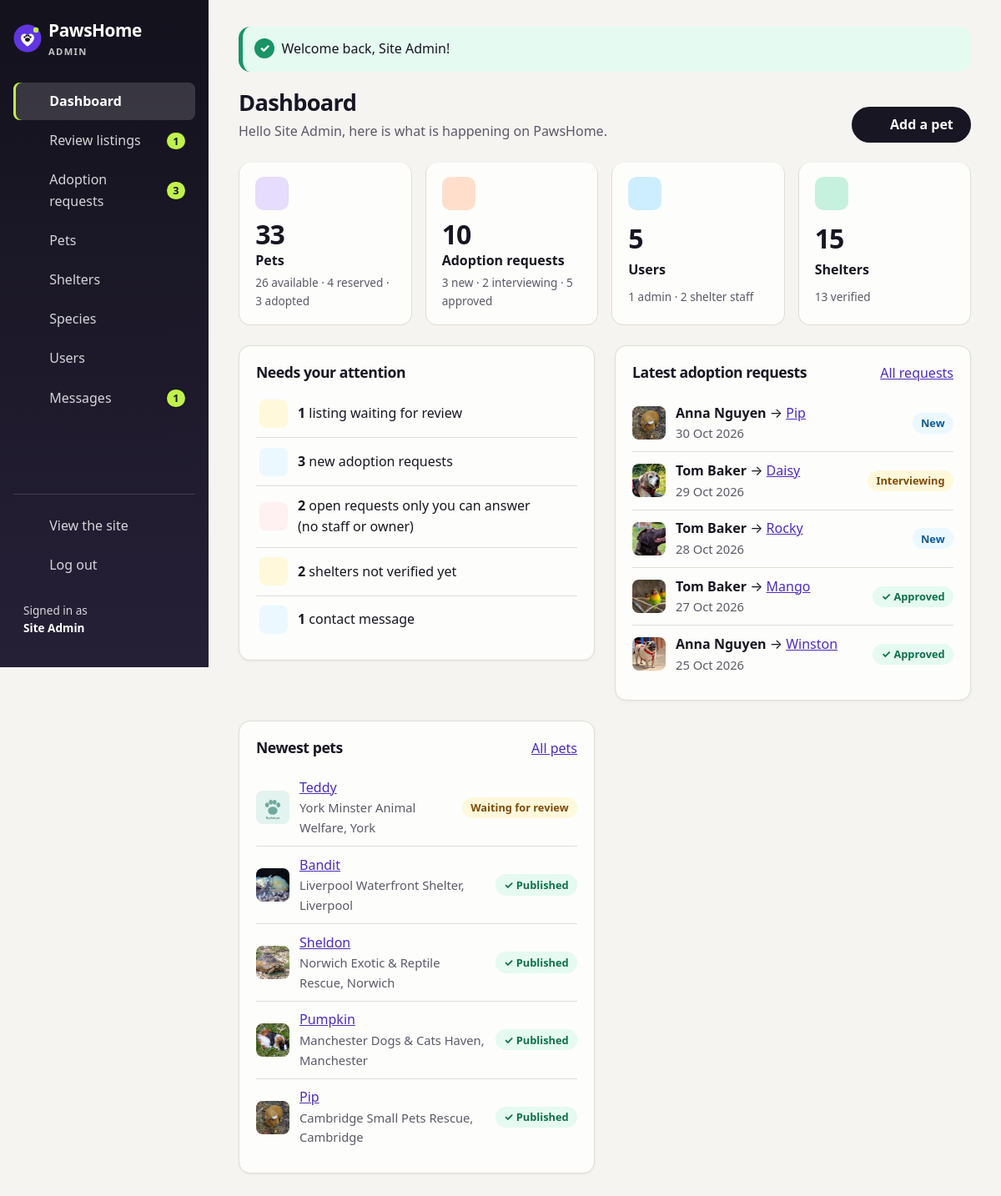
The page /admin/index.php (signed in) on the database its author committed.
### tables this page shows
CREATE TABLE user (
    id INT NOT NULL AUTO_INCREMENT,
    name VARCHAR(100) NOT NULL,
    email VARCHAR(255) NOT NULL,
    password VARCHAR(255) NOT NULL,
    role ENUM('member', 'admin') NOT NULL DEFAULT 'member',
    shelterid INT NULL,               
    datejoined DATE NOT NULL,
    PRIMARY KEY (id),
    UNIQUE KEY (email)
);

CREATE TABLE pet (
    id INT NOT NULL AUTO_INCREMENT,
    name VARCHAR(50) NOT NULL,
    age INT NOT NULL,
    gender ENUM('Male', 'Female') NOT NULL,
    description TEXT NOT NULL,
    image VARCHAR(255) NULL,
    imagecredit VARCHAR(255) NULL,    
    imagesource VARCHAR(500) NULL,    
    breed VARCHAR(80) NULL,
    size ENUM('Small', 'Medium', 'Large') NOT NULL DEFAULT 'Medium',
    energy ENUM('Low', 'Medium', 'High') NOT NULL DEFAULT 'Medium',
    vaccinated TINYINT(1) NOT NULL DEFAULT 0,        
    neutered TINYINT(1) NOT NULL DEFAULT 0,
    healthnotes VARCHAR(500) NULL,                   
    goodwithkids TINYINT(1) NOT NULL DEFAULT 0,
    goodwithdogs TINYINT(1) NOT NULL DEFAULT 0,
    goodwithcats TINYINT(1) NOT NULL DEFAULT 0,
    apartmentok TINYINT(1) NOT NULL DEFAULT 0,       
    status ENUM('Available', 'Reserved', 'Adopted') NOT NULL DEFAULT 'Available',
     
    approval ENUM('Pending', 'Approved', 'Rejected') NOT NULL DEFAULT 'Pending',
    reviewnote VARCHAR(255) NULL,     
    dateadded DATE NOT NULL,
    speciesid INT NOT NULL,
    shelterid INT NULL,               
    city VARCHAR(100) NULL,           
    userid INT NULL,
    PRIMARY KEY (id),
    FOREIGN KEY (speciesid) REFERENCES species (id) ON DELETE RESTRICT,
    FOREIGN KEY (shelterid) REFERENCES shelter (id) ON DELETE RESTRICT,
    FOREIGN KEY (userid) REFERENCES user (id) ON DELETE SET NULL
);

CREATE TABLE adoptionrequest (
    id INT NOT NULL AUTO_INCREMENT,
    message TEXT NOT NULL,
    requestdate DATE NOT NULL,
    status ENUM('New', 'Interviewing', 'Approved', 'Rejected') NOT NULL DEFAULT 'New',
    interviewdate DATE NULL,          
    decisiondate DATE NULL,           
    petid INT NOT NULL,
    userid INT NOT NULL,
    PRIMARY KEY (id),
    UNIQUE KEY onerequestperpet (petid, userid),    
    FOREIGN KEY (petid) REFERENCES pet (id) ON DELETE CASCADE,
    FOREIGN KEY (userid) REFERENCES user (id) ON DELETE CASCADE
);

### admin/index.php (called while the page is built, shortened)
<?php
include '../includes/Functions.php';
requireAdmin();
try {
	include '../includes/DatabaseConnection.php';
	include '../includes/DatabaseFunctions.php';
	$output = loadTemplate('admin/dashboard.html.php', ['data' => dashboardData($pdo)]);
} catch (PDOException $e) {
	$title = 'An error has occurred';
	$output = loadTemplate('error.html.php', ['message' => 'Database error: ' . $e->getMessage()]);
}
include '../templates/admin_layout.html.php';

### includes/DatabaseFunctions.php (called while the page is built, shortened)
<?php
function query($pdo, $sql, $parameters = []) {
	$query = $pdo->prepare($sql);
	$query->execute($parameters);
	return $query;
}
function total($pdo, $table) {
	$query = query($pdo, 'SELECT COUNT(*) FROM `' . $table . '`');
	$row = $query->fetch(PDO::FETCH_NUM);
	return $row[0];
}
function petSelect() {
	return 'SELECT pet.id, pet.name, pet.age, pet.gender, pet.description, pet.image,
			pet.imagecredit, pet.imagesource,
			pet.breed, pet.size, pet.energy, pet.vaccinated, pet.neutered, pet.healthnotes,
			pet.goodwithkids, pet.goodwithdogs, pet.goodwithcats, pet.apartmentok,
			pet.status, pet.approval, pet.reviewnote, pet.dateadded, pet.speciesid, pet.shelterid, pet.userid,
			species.name AS speciesname,
			shelter.name AS sheltername,
			COALESCE(shelter.city, pet.city) AS sheltercity,   -- a private rehoming has no shelter, so use its own city
			shelter.email AS shelteremail, shelter.phone AS shelterphone,
			shelter.verified AS shelterverified,
			user.name AS postedby, user.role AS postedbyrole,
			(SELECT COUNT(*) FROM favourite WHERE favourite.petid = pet.id) AS favouritecount
		FROM pet
		INNER JOIN species ON pet.speciesid = species.id
		LEFT JOIN shelter ON pet.shelterid = shelter.id
		LEFT JOIN user ON pet.userid = user.id';
}
function adminBadgeCounts($pdo) {
	$row = query($pdo, "SELECT
			(SELECT COUNT(*) FROM pet WHERE approval = 'Pending') AS review,
			(SELECT COUNT(*) FROM adoptionrequest WHERE status = 'New') AS newrequests,
			(SELECT COUNT(*) FROM message) AS messages")->fetch();
	return array_map('intval', $row);
}
function dashboardData($pdo) {
	$pets = query($pdo, "SELECT COUNT(*) AS total, SUM(status = 'Available') AS available, SUM(status = 'Reserved') AS reserved,
			SUM(status = 'Adopted') AS adopted, SUM(approval = 'Pending') AS pending FROM pet")->fetch();
	$requests = query($pdo, "SELECT COUNT(*) AS total, SUM(status = 'New') AS new, SUM(status = 'Interviewing') AS interviewing,
			SUM(status = 'Approved') AS approved FROM adoptionrequest")->fetch();
	$users = query($pdo, "SELECT COUNT(*) AS total, SUM(role = 'admin') AS admins, SUM(shelterid IS NOT NULL) AS staff FROM user")->fetch();
	$shelters = query($pdo, 'SELECT COUNT(*) AS total, SUM(verified = 1) AS verified FROM shelter')->fetch();
	$adminOnly = query($pdo, "SELECT COUNT(*) FROM adoptionrequest
		INNER JOIN pet ON pet.id = adoptionrequest.petid
		WHERE adoptionrequest.status IN ('New', 'Interviewing')
		AND ((pet.shelterid IS NULL AND pet.userid IS NULL)
			OR (pet.shelterid IS NOT NULL AND NOT EXISTS (SELECT 1 FROM user WHERE user.shelterid = pet.shelterid)))")->fetch(PDO::FETCH_NUM)[0];
	return [
		'pets' => array_map('intval', $pets),
		'requests' => array_map('intval', $requests),
		'users' => array_map('intval', $users),
		'shelters' => array_map('intval', $shelters),
		'messages' => (int)total($pdo, 'message'),
		'adminOnly' => (int)$adminOnly,
		'latestRequests' => query($pdo, requestSelect() . ' ORDER BY adoptionrequest.requestdate DESC, adoptionrequest.id DESC LIMIT 5')->fetchAll(),
		'latestPets' => query($pdo, petSelect() . ' ORDER BY pet.dateadded DESC, pet.id DESC LIMIT 5')->fetchAll()
	];
}
function requestSelect() {
	return 'SELECT adoptionrequest.*, pet.name AS petname, pet.image AS petimage,
			pet.status AS petstatus, pet.shelterid AS petshelterid, pet.userid AS petuserid,
			shelter.name AS petsheltername, owner.name AS ownername,
			(SELECT COUNT(*) FROM user AS staff WHERE staff.shelterid = pet.shelterid) AS shelterstaff,
			user.name AS username, user.email AS useremail,
			adopterprofile.hometype, adopterprofile.householdagrees, adopterprofile.experience,
			adopterprofile.otherpets, adopterprofile.budget
		FROM adoptionrequest
		INNER JOIN pet ON adoptionrequest.petid = pet.id
		INNER JOIN user ON adoptionrequest.userid = user.id
		LEFT JOIN shelter ON shelter.id = pet.shelterid
		LEFT JOIN user AS owner ON owner.id = pet.userid
		LEFT JOIN adopterprofile ON adopterprofile.userid = user.id';
}

### templates/admin/dashboard.html.php (the view)
<?php
$p = $data['pets']; $r = $data['requests']; $u = $data['users']; $s = $data['shelters'];
$todo = [
	['review', 'approvals.php', $p['pending'], 'listing waiting for review', 'listings waiting for review', 'warning'],
	['requests', 'requests.php', $r['new'], 'new adoption request', 'new adoption requests', 'info'],
	['alert', 'requests.php', $data['adminOnly'], 'open request only you can answer (no staff or owner)', 'open requests only you can answer (no staff or owner)', 'error'],
	['shelters', 'shelters.php', $s['total'] - $s['verified'], 'shelter not verified yet', 'shelters not verified yet', 'warning'],
	['messages', 'messages.php', $data['messages'], 'contact message', 'contact messages', 'info']
];
$open = array_filter($todo, function ($t) { return $t[2] > 0; });
?>
<header class="admin-head">
	<div>
		<h1>Dashboard</h1>
		<p class="admin-sub">Hello <?=html(currentUser()['name'])?>, here is what is happening on PawsHome.</p>
	</div>
	<div class="admin-head-actions">
		<a class="btn" href="../addpet.php"><?=icon('plus')?> Add a pet</a>
	</div>
</header>
<section class="stat-grid" aria-label="Totals">
	<a class="stat-card" href="pets.php">
		<span class="stat-icon"><?=icon('pets')?></span>
		<span class="stat-value"><?=html($p['total'])?></span>
		<span class="stat-name">Pets</span>
		<span class="stat-detail"><?=html($p['available'])?> available &middot; <?=html($p['reserved'])?> reserved &middot; <?=html($p['adopted'])?> adopted</span>
	</a>
	<a class="stat-card" href="requests.php">
		<span class="stat-icon"><?=icon('requests')?></span>
		<span class="stat-value"><?=html($r['total'])?></span>
		<span class="stat-name">Adoption requests</span>
		<span class="stat-detail"><?=html($r['new'])?> new &middot; <?=html($r['interviewing'])?> interviewing &middot; <?=html($r['approved'])?> approved</span>
	</a>
	<a class="stat-card" href="users.php">
		<span class="stat-icon"><?=icon('users')?></span>
		<span class="stat-value"><?=html($u['total'])?></span>
		<span class="stat-name">Users</span>
		<span class="stat-detail"><?=html($u['admins'])?> admin &middot; <?=html($u['staff'])?> shelter staff</span>
	</a>
	<a class="stat-card" href="shelters.php">
		<span class="stat-icon"><?=icon('shelters')?></span>
		<span class="stat-value"><?=html($s['total'])?></span>
		<span class="stat-name">Shelters</span>
		<span class="stat-detail"><?=html($s['verified'])?> verified</span>
	</a>
</section>
<div class="dash-grid">
	<section class="admin-card" aria-labelledby="todo-heading">
		<h2 id="todo-heading">Needs your attention</h2>
		<?php if (empty($open)): ?>
			<p class="all-clear"><?=icon('check')?> All clear. Nothing is waiting for you.</p>
		<?php else: ?>
			<ul class="todo-list">
				<?php foreach ($open as $t): ?>
					<li>
						<a href="<?=$t[1]?>">
							<span class="todo-icon tone-<?=$t[5]?>"><?=icon($t[0])?></span>
							<span class="todo-text"><strong><?=html($t[2])?></strong> <?=html($t[2] == 1 ? $t[3] : $t[4])?></span>
							<?=icon('arrow')?>
						</a>
					</li>
				<?php endforeach; ?>
			</ul>
		<?php endif; ?>
	</section>
	<section class="admin-card" aria-labelledby="latest-requests-heading">
		<div class="card-head">
			<h2 id="latest-requests-heading">Latest adoption requests</h2>
			<a href="requests.php">All requests</a>
		</div>
		<?php if (empty($data['latestRequests'])): ?>
			<p class="meta">No requests yet.</p>
		<?php else: ?>
			<ul class="mini-list">
				<?php foreach ($data['latestRequests'] as $request): ?>
					<li>
						<img class="mini-thumb" src="<?=html(imagePath($request['petimage'], '../'))?>" alt="" width="40" height="40">
						<span class="mini-text"><strong><?=html($request['username'])?></strong> &rarr; <a href="../pet.php?id=<?=html($request['petid'])?>"><?=html($request['petname'])?></a>
							<span class="meta"><?=formatDate($request['requestdate'])?></span></span>
						<span class="badge badge-<?=strtolower(html($request['status']))?>"><?=html($request['status'])?></span>
					</li>
				<?php endforeach; ?>
			</ul>
		<?php endif; ?>
	</section>
	<section class="admin-card" aria-labelledby="latest-pets-heading">
		<div class="card-head">
			<h2 id="latest-pets-heading">Newest pets</h2>
			<a href="pets.php">All pets</a>
		</div>
		<ul class="mini-list">
			<?php foreach ($data['latestPets'] as $pet): ?>
				<li>
					<img class="mini-thumb" src="<?=html(imagePath($pet['image'], '../'))?>" alt="" width="40" height="40">
					<span class="mini-text"><a href="../pet.php?id=<?=html($pet['id'])?>"><?=html($pet['name'])?></a>
						<span class="meta"><?=html(placeLabel($pet))?></span></span>
					<span class="badge badge-<?=strtolower(html($pet['approval']))?>"><?=html(reviewLabel($pet['approval']))?></span>
				</li>
			<?php endforeach; ?>
		</ul>
	</section>
</div>

### templates/admin_layout.html.php (shortened to what this page needs)
<?php
$flash = getFlash();
$page = basename($_SERVER['SCRIPT_NAME']);
$badges = (isset($pdo) && function_exists('adminBadgeCounts')) ? adminBadgeCounts($pdo) : ['review' => 0, 'newrequests' => 0, 'messages' => 0];
$menu = [
	'index.php' => ['Dashboard', 'dashboard', 0, ''],
	'approvals.php' => ['Review listings', 'review', $badges['review'], 'waiting for review'],
	'requests.php' => ['Adoption requests', 'requests', $badges['newrequests'], 'new'],
	'pets.php' => ['Pets', 'pets', 0, ''],
	'shelters.php' => ['Shelters', 'shelters', 0, ''],
	'species.php' => ['Species', 'species', 0, ''],
	'users.php' => ['Users', 'users', 0, ''],
	'messages.php' => ['Messages', 'messages', $badges['messages'], 'messages']
];
?>
<!DOCTYPE html>
<html lang="en">
<head>
	<link rel="stylesheet" href="<?=asset('css/style.css', '../')?>">
</head>
<body id="admin" class="admin">
	<div class="admin-shell">
		<aside class="admin-sidebar">
			<div class="admin-brand-row">
				<a class="brand" href="index.php">
					<img src="<?=asset('images/logo.svg', '../')?>" alt="" width="34" height="34">
					<span>PawsHome <small>Admin</small></span>
				</a>
			</div>
			<nav id="main-nav" class="admin-nav" aria-label="Admin">
				<ul>
					<?php foreach ($menu as $file => $item): ?>
						<li>
							<a href="<?=$file?>" <?=$page == $file ? 'aria-current="page"' : ''?>>
								<?=icon($item[1])?>
								<span class="admin-nav-label"><?=html($item[0])?></span>
								<?php if ($item[2]): ?>
									<span class="count-badge"><?=html($item[2])?><span class="visually-hidden"> <?=html($item[3])?></span></span>
								<?php endif; ?>
							</a>
						</li>
					<?php endforeach; ?>
				</ul>
				<ul class="admin-nav-bottom">
					<li><a href="../index.php"><?=icon('site')?><span class="admin-nav-label">View the site</span></a></li>
					<li><form action="../logout.php" method="post" class="logout-form"><?=csrfField()?><button class="link-button" type="submit"><?=icon('logout')?><span class="admin-nav-label">Log out</span></button></form></li>
				</ul>
				<p class="admin-user">Signed in as<br><strong><?=html(currentUser()['name'] ?? '')?></strong></p>
			</nav>
		</aside>
		<main id="main" class="admin-main" tabindex="-1">
			<?php if ($flash): ?>
				<div class="alert alert-<?=html($flash['type'])?>" role="<?=$flash['type'] == 'error' ? 'alert' : 'status'?>" aria-live="polite"><?=html($flash['message'])?></div>
			<?php endif; ?>
			<?=$output?>
		</main>
	</div>
</body>
</html>

### rows shown on the page
user: name "Site Admin"
user: pet.image (picture), name "Anna Nguyen", pet.name "Pip", adoptionrequest.requestdate "30 Oct 2026", adoptionrequest.status "New", user.name "Tom Baker", pet.name "Daisy", adoptionrequest.requestdate "29 Oct 2026", adoptionrequest.status "Interviewing", pet.name "Winston", adoptionrequest.requestdate "25 Oct 2026", adoptionrequest.status "Approved"
user: pet.image (picture), name "Tom Baker", pet.name "Rocky", adoptionrequest.requestdate "28 Oct 2026", adoptionrequest.status "New", pet.name "Mango", adoptionrequest.requestdate "27 Oct 2026", adoptionrequest.status "Approved"
pet: shows a picture, name "Teddy", pet "York Minster Animal Welfare, York", approval "Waiting for review"
pet: image (picture), name "Bandit", pet "Liverpool Waterfront Shelter, Liverpool", approval "Published"
pet: image (picture), name "Sheldon", pet "Norwich Exotic & Reptile Rescue, Norwich", approval "Published"
pet: image (picture), name "Pumpkin", pet "Manchester Dogs & Cats Haven, Manchester", approval "Published"
pet: image (picture), name "Pip", pet "Cambridge Small Pets Rescue, Cambridge", approval "Published"

### other values the page prints
html($item[0]) "Dashboard"
html($item[0]) "Review listings"
html($item[2]) "1"
html($item[0]) "Adoption requests"
html($item[2]) "3"
html($item[0]) "Pets"
html($item[0]) "Shelters"
html($item[0]) "Species"
html($item[0]) "Users"
html($item[0]) "Messages"
html($flash['message']) "Welcome back, Site Admin!"
html($p['total']) "33"
html($p['available']) "26"
html($p['reserved']) "4"
html($p['adopted']) "3"
